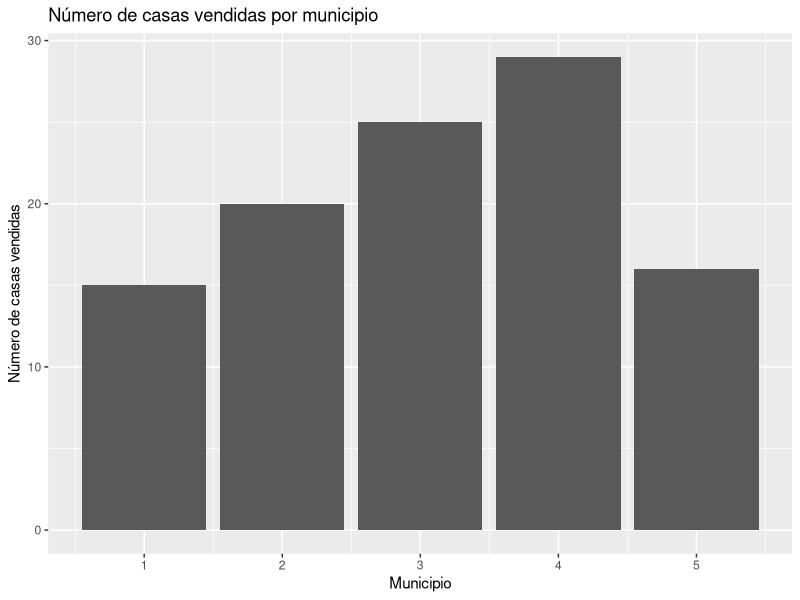
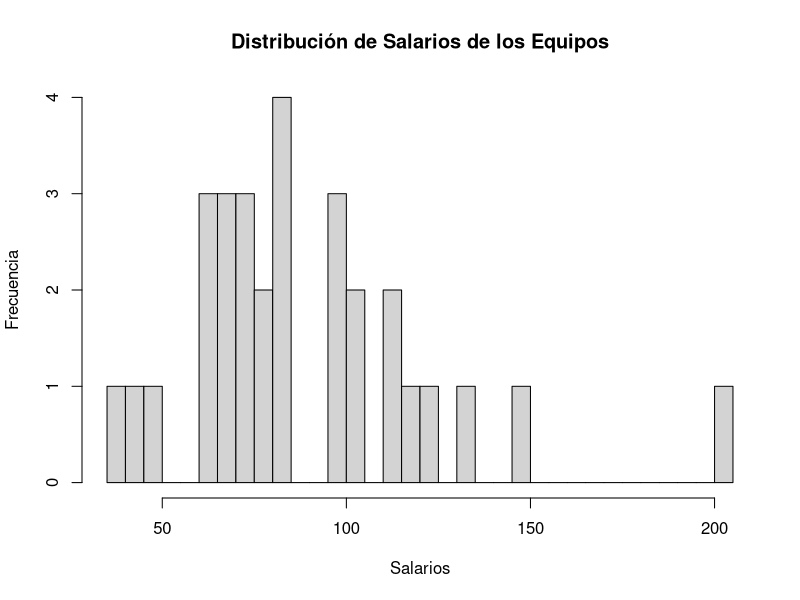

The R script that drew these images, in order:
# 51. Consulte los datos de inmobiliarias que aparecen en el apéndice A,
# al final del libro, los cuales contienen información sobre las casas
# vendidas en el área de Goodyear, Arizona, el año pasado.
# Seleccione un intervalo de clase apropiado, y organice los precios de
#venta en una distribución de frecuencias. Escriba un breve reporte
# que resuma sus resultados.
# Asegúrese de contestar las
# siguientes preguntas en dicho reporte.
# a) ¿Alrededor de qué valores tienden a acumularse los datos?
#   b) ¿Cuál es el precio de venta más alto? ¿Cuál es el precio de venta
#        más bajo?
#   c) Elabore una distribución de frecuencias acumulativas.
#      ¿Cuántas casas se vendieron en menosde $200 000? Calcule el porcentaje
#       de casas que se vendieron en más de $220 000. ¿Qué porcentaje de casas
#       se vendió en menos de $125 000?
#   d) Remítase a la variable con respecto a los municipios. Elabore una gráfica
#      de barras que muestre el número de casas vendidas en cada municipio.
#      ¿Existen diferencias o el número de casas
#       que se vendieron en cada municipio es más o menos igual?
#    52. Consulte los datos Baseball 2009, los cuales contienen información
#        sobre los 30 equipos de las Ligas Mayores de Béisbol durante
#        la temporada 2009. Seleccione un intervalo de clase apropiado y
#        organice la información sobre los salarios de los equipos en una
#        distribución de frecuencias.
#        a) ¿Cuál es el salario típico de un equipo? ¿Cuál es el rango de
#           salarios?
#        b) Comente la forma de la distribución. ¿Parece que alguno de
#           los salarios de los equipos no se encuentra en línea con los
#           demás?
#        c) Diseñe una distribución de frecuencias acumulativas.
#           ¿Cuarenta por ciento de los equipos pagan menos que cuál
#           cantidad del salario total del equipo? ¿Cuántos equipos
#           aproximadamente tiene salarios totales inferiores a $80 000 000?
#           31 49 19 62 24 45 23 51 55 60
#           40 35 54 26 57 37 43 65 18 41
#           50 56 4 54 39 52 35 51 63 42
#           47 1 8 46 76 26 4 3 39 45
#           4 21 80 63 100 65 91 29 7 15
#           7 52 87 39 106 25 55 2 3 8
#           14 38 59 33 76 71 37 51 1 24
#           35 86 185 13 7 43 36 20 79 9

# Cargar los datos inmobiliarios
real_estate <- read.csv("goodyearArizona.txt", header = TRUE, sep = "")

# Seleccionar la columna de precios de venta
precios <- real_estate$Precio

# Seleccionar un intervalo de clase apropiado
intervalo <- 25000

# Organizar los precios de venta en una distribución de frecuencias
breaks <- seq(floor(min(precios)), ceiling(max(precios)), by = intervalo)
frecuencia <- cut(precios, breaks = breaks,
                  right = FALSE, include.lowest = TRUE)
tabla_frecuencia <- table(frecuencia)

# a) Alrededor de qué valores tienden a acumularse los datos
precio_medio <- mean(precios)
precio_mediano <- median(precios)

# b) Precio de venta más alto y más bajo
precio_max <- max(precios)
precio_min <- min(precios)

# c) Distribución de frecuencias acumulativas
tabla_frecuencia_acumulada <- cumsum(tabla_frecuencia)
casas_menor_200k <- sum(precios < 200000)
porcentaje_mayor_220k <- sum(precios > 220000) / length(precios) * 100
porcentaje_menor_125k <- sum(precios < 125000) / length(precios) * 100

# d) Gráfica de barras del número de casas vendidas en cada municipio
library(ggplot2)
grafica_municipios <- ggplot(real_estate, aes(x = Colonia)) +
  geom_bar() +
  labs(title = "Número de casas vendidas por municipio",
       x = "Municipio",
       y = "Número de casas vendidas")

# Mostrar la gráfica
print(grafica_municipios)

# Resumen del reporte
reporte <- paste(
  "Informe sobre los precios de venta de casas en Goodyear, Arizona:

  a) Los datos tienden a acumularse alrededor de los siguientes valores:
     - Precio medio de venta: $", round(precio_medio, 2), "
     - Precio mediano de venta: $", round(precio_mediano, 2), "
     - La medida más representativa del costo típico es el precio 
     mediano, ya que no se ve afectada por valores atípicos tanto 
     como el precio medio.

  b) El precio de venta más alto fue de $", precio_max, "
     El precio de venta más bajo fue de $", precio_min, "

  c) Distribución de frecuencias acumulativas:
     - Número de casas vendidas en menos de $200,000: ", casas_menor_200k, "
     - Porcentaje de casas que se vendieron en más de 
     $220,000: ", round(porcentaje_mayor_220k, 2), "%
     - Porcentaje de casas que se vendieron en menos de 
     $125,000: ", round(porcentaje_menor_125k, 2), "%

  d) Número de casas vendidas por municipio:
     (ver gráfica adjunta)"
)
cat(reporte)


# Ejercicios de la base de datos 53
# 
# 53. Consulte los datos de los autobuses del Distrito Escolar Buena. Seleccione la variable que se refiere al número de millas que recorrieron el mes pasado, y organice estos datos en una distribución
# de frecuencias.
# a) ¿Cuál es la cantidad típica de millas recorridas? ¿Cuál es el rango?
#   b) Comente la forma de la distribución. ¿Existen valores atípicos en términos de millas conducidas?
#   c) Diseñe una distribución de frecuencias acumulativas. ¿Cuarenta por ciento de los autobuses
# fueron conducidos durante menos de cuántas millas? ¿Cuántos autobuses fueron conducidos
# menos de 850 millas?
#   d) Consulte las variables con respecto al tipo de autobús y al númerode asientos en cada uno.
# Elabore una gráfica de pastel de cada variable y comente sus hallazgos.

# Cargar los datos de béisbol
baseball_2009 <- read.csv("baseball.txt", header = TRUE, sep = "")

# Seleccionar la columna de salarios de los equipos
salarios <- baseball_2009$Salario.

# Seleccionar un intervalo de clase apropiado
intervalo <- 10000000

# Organizar la información sobre los salarios de los equipos en una distribución de frecuencias
breaks <- seq(floor(min(salarios)), ceiling(max(salarios)), by = intervalo)
frecuencia <- cut(salarios, breaks = breaks, right = FALSE, include.lowest = TRUE)
tabla_frecuencia <- table(frecuencia)

# a) Salario típico de un equipo y rango de salarios
salario_medio <- mean(salarios)
rango_salarios <- range(salarios)

# b) Forma de la distribución
hist(salarios, breaks = breaks, main = "Distribución de Salarios de los Equipos", xlab = "Salarios", ylab = "Frecuencia")

# c) Distribución de frecuencias acumulativas
tabla_frecuencia_acumulada <- cumsum(tabla_frecuencia)
cuarenta_por_ciento <- quantile(salarios, 0.4)
equipos_menos_80m <- sum(salarios < 80000000)

# Resumen del reporte
reporte_baseball <- paste(
  "Informe sobre los salarios de los equipos de las Ligas
   Mayores de Béisbol durante la temporada 2009:

  a) Salario típico de un equipo:
     - Salario medio: $", round(salario_medio, 2), "
     - Rango de salarios: $", round(rango_salarios[1], 2), " a $", round(rango_salarios[2], 2), "

  b) Forma de la distribución:
     (ver histograma adjunto)

  c) Distribución de frecuencias acumulativas:
     - El 40% de los equipos paga menos que $", round(cuarenta_por_ciento, 2), "
     - Número de equipos con salarios totales inferiores a
      $80,000,000: ", equipos_menos_80m, "
"
)
cat(reporte_baseball)
